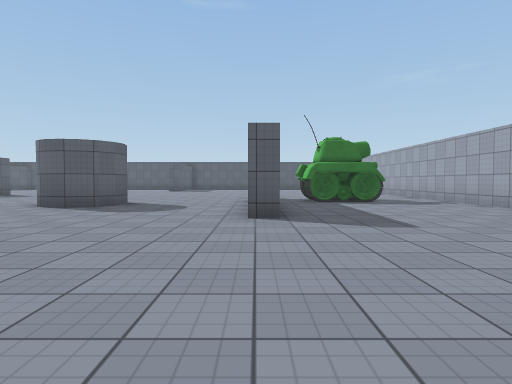
View 1 (above)

23 first-person views from a walk through a Unity game level. The camera is 1.2 m above the floor, tilts 2° down and sees 75° across. The floor is counted in squares, 2 m on a side. Each view is taken from the middle of a square. On the plan, view 1 faces up. The plan holds only what a view shows up to about 10 squares ahead; the rest is blank. The place goes on beyond the plan. Surface patterns are stand-ins for the level's own textures.

View 2
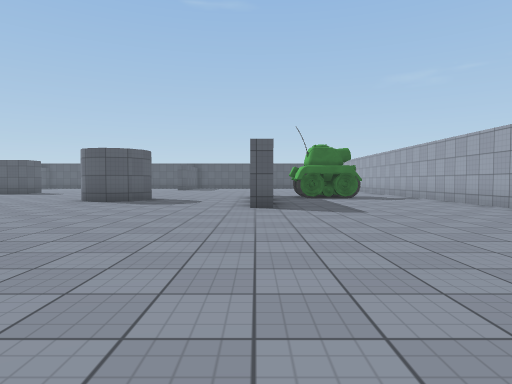

View 3
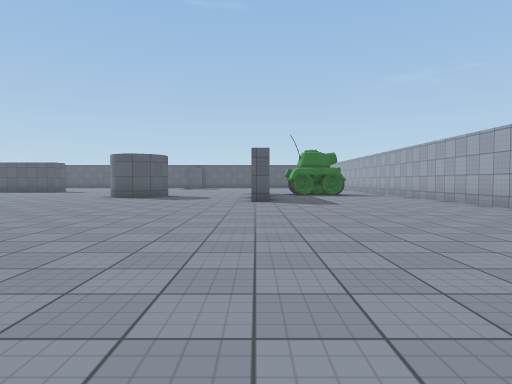

View 4
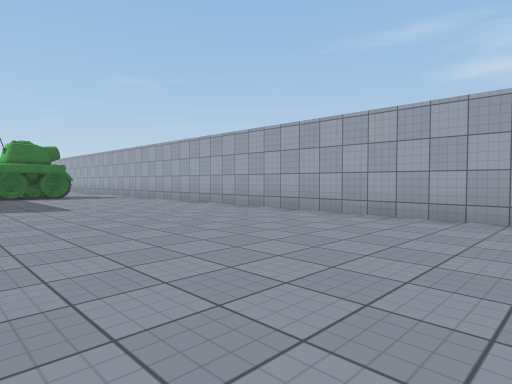

View 5
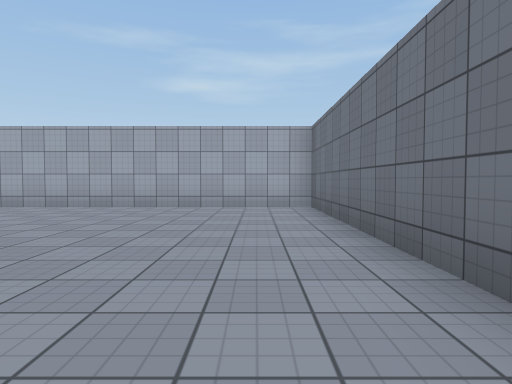

View 6
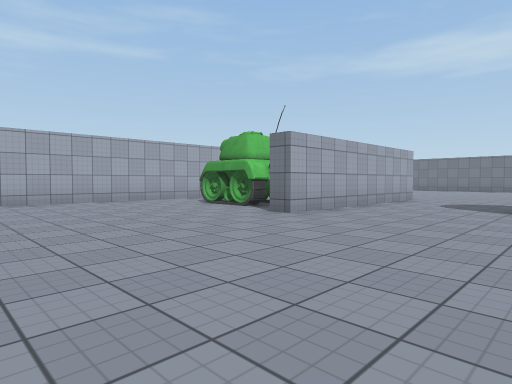

View 7
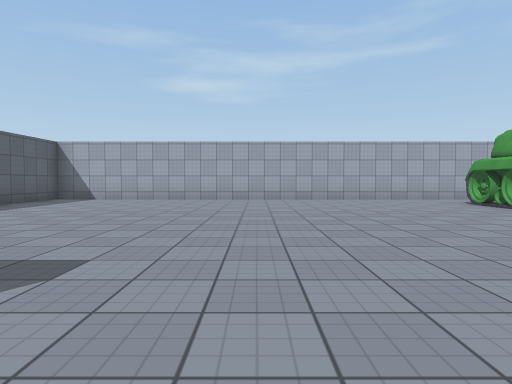

View 8
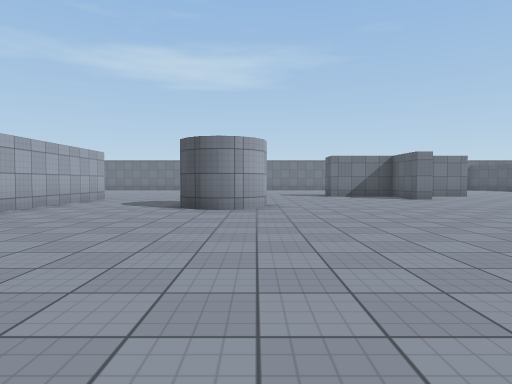

View 9
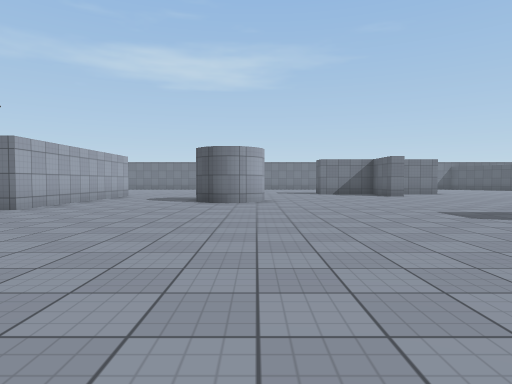

View 10
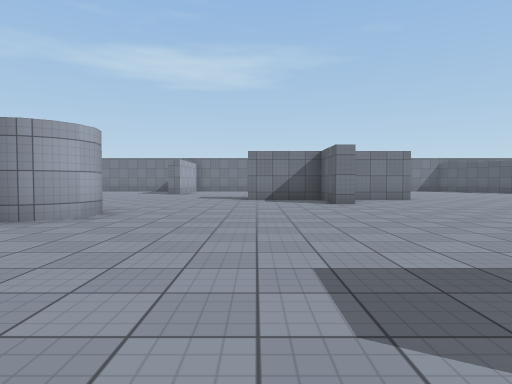

View 11
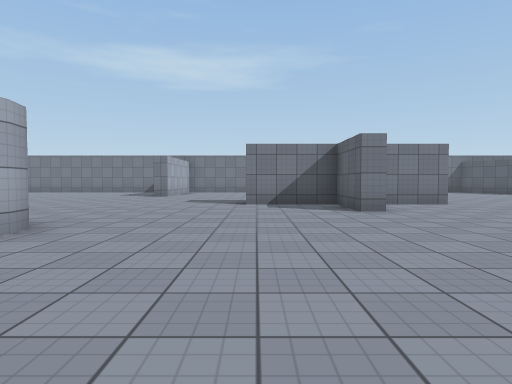

View 12
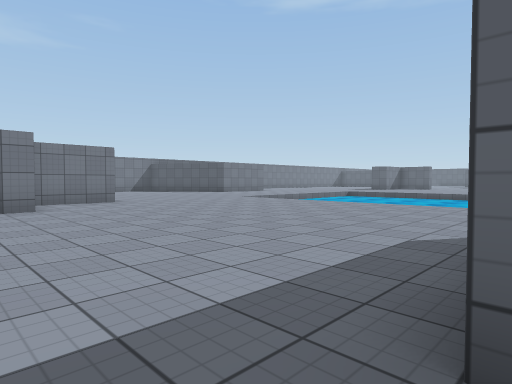

View 13
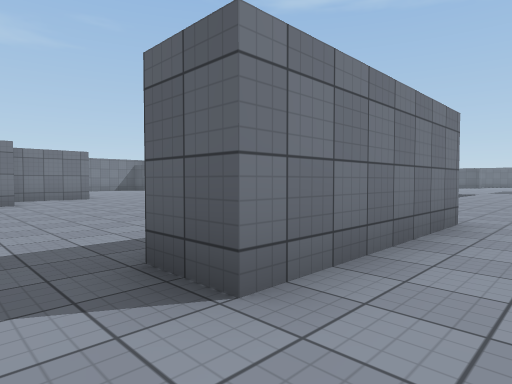

View 14
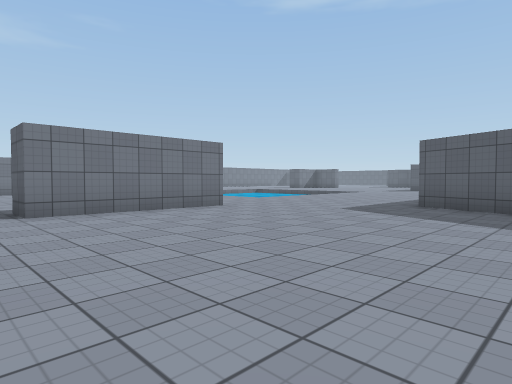

View 15
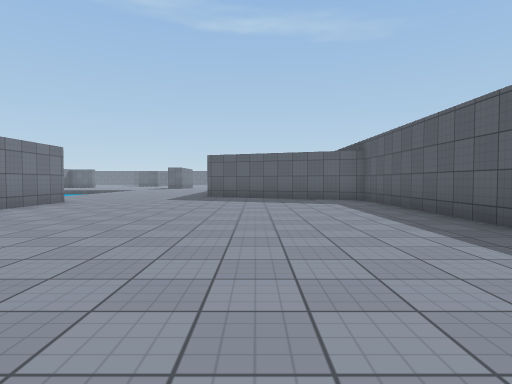

View 16
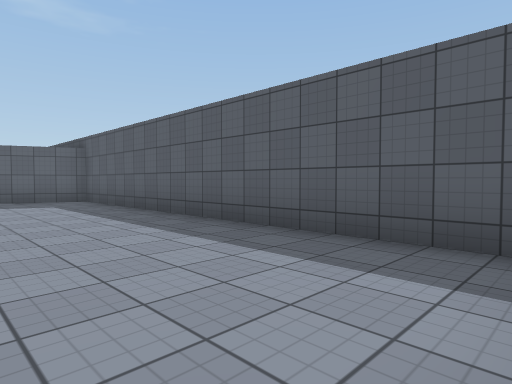

View 17
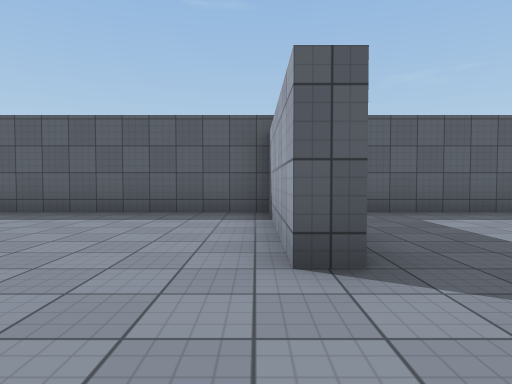

View 18
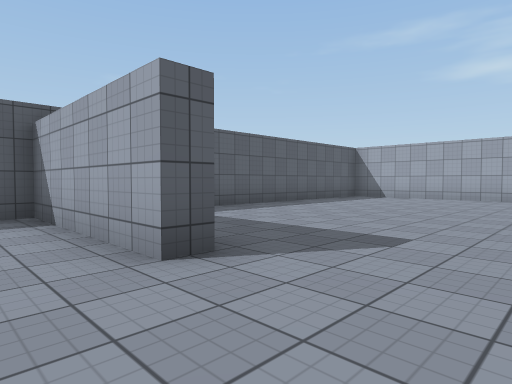

View 19
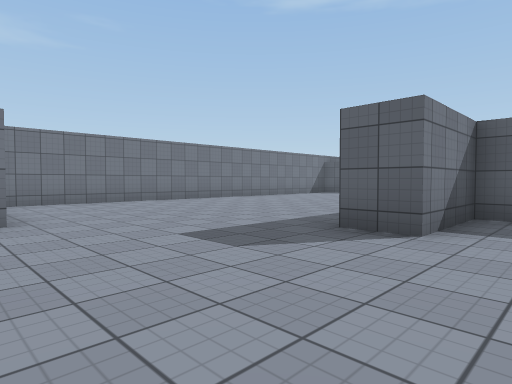

View 20
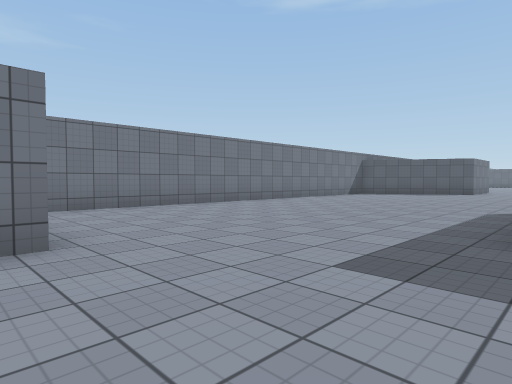

View 21
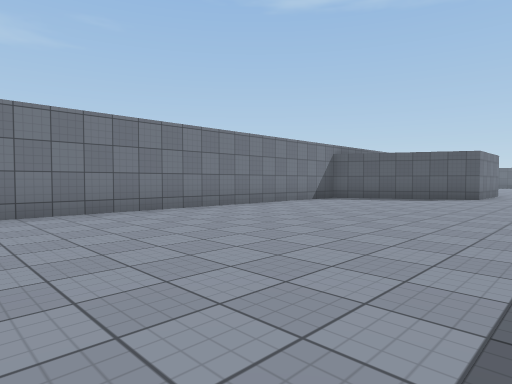

View 22
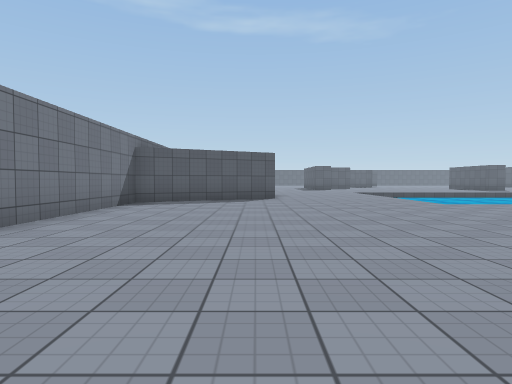

View 23
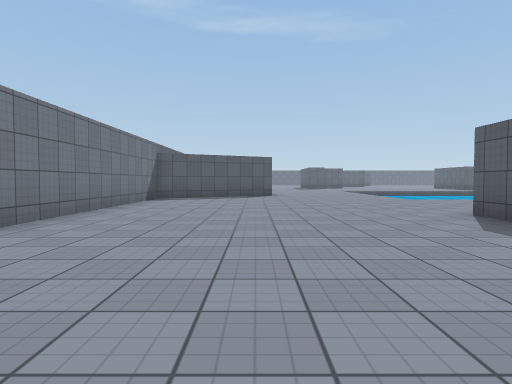

### Floor plan
Points are (right, up) in squares from view 1. A wall is a line through its corners. A room is listed if a view was taken in it or the views show most of it. See-through windows are left out.
Room 1 (views 1, 2, 3, 4, 5, 6, 7, 8, 9, 10, 11, 12, 13, 14, 15, 16, 17, 18, 19, 20, 21, 22, 23)
walls: (-5.3, 8.5) (-4.8, 9.1); (-10.6, 5.6) (-10.1, 5.6) (-10.1, 3.8) (-7.8, 3.8) (-7.8, 2.8); (-5.1, 8.8) (-4.5, 9.3); (-4.3, 9.2) (-3.7, 9.1); (-3.9, 9.2) (-3.6, 9) (-3.2, 8.4) (-3.4, 7.4) (-4.4, 7.2); (-4.2, 7.2) (-4.6, 7.3) (-5.1, 7.7) (-5.3, 8.3) (-5.1, 9.1) (-4, 9.3); (-3.4, 7.7) (-4, 7.2); (-3.3, 7.9) (-3.7, 7.4); (-12.9, 3.8) (-10.8, 3.8); (-11.9, 2.8) (-12.8, 2.8); (-14.2, 13.8) (-10.1, 13.8) (-10.1, 12.8); (-0.1, 5.6) (-0.1, 11.2) (0.4, 11.2); (-4.9, -0.2) (-4.4, -0.2); (0.5, 5.2) (-0.1, 5.2); (-4.1, 18.2) (-4.7, 18.2) (-4.7, 22.3) (-15, 22.3) (-17, 17.2); (-19, -2.2) (-18, -4.2) (-5.2, -4.2); (-0.5, -4.2) (5.5, -4.2) (5.5, 14.8); (5.5, 17.5) (5.5, 18.8); (5, 22.3) (-3, 22.3)
objects: other object (2, 9) to (3, 10)

Positions as (right, up) in squares from view 1, and headings:
1: (0, 0), facing up
2: (0, -2), facing up
3: (0, -4), facing up
4: (0, -3), facing up-right
5: (-2, -3), facing right
6: (-4, 16), facing down-right
7: (-5, 16), facing right
8: (-5, 16), facing down
9: (-5, 18), facing down
10: (-8, 14), facing down
11: (-8, 12), facing down
12: (-9, 13), facing down-left
13: (-9, 15), facing down-left
14: (-9, 20), facing down-left
15: (-5, 19), facing left
16: (-5, 19), facing up-left
17: (-5, 16), facing up
18: (-6, 16), facing up-right
19: (-4, 5), facing down-left
20: (-4, 3), facing down-left
21: (-8, 2), facing down-left
22: (-9, -1), facing left
23: (-7, -1), facing left
